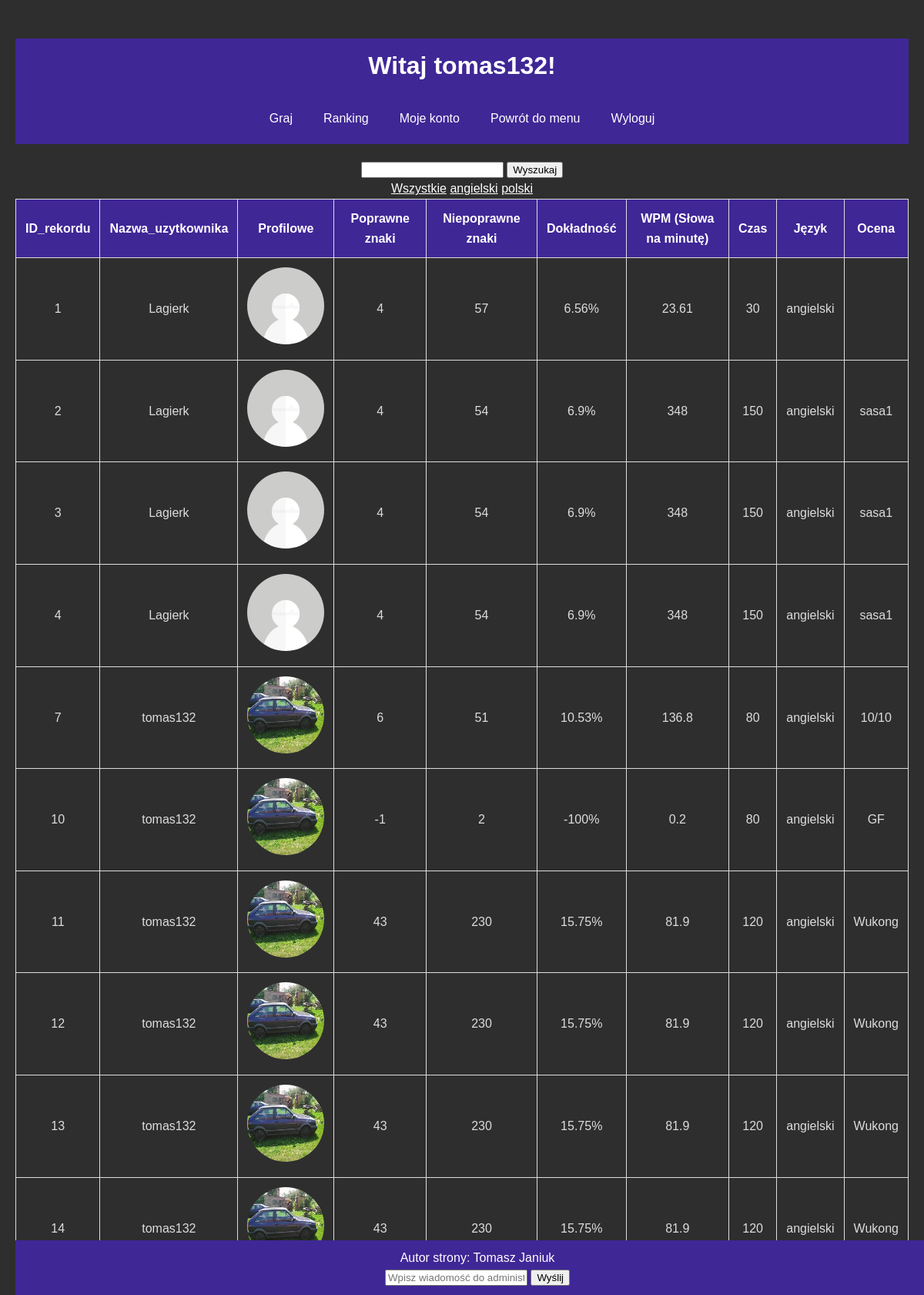
The app's page /record.php?idKat=1 (signed in) with its own data.
### tables this page shows
CREATE TABLE `jezyki` (
  `id_jezyka` int(11) NOT NULL,
  `nazwa` varchar(255) NOT NULL
);

CREATE TABLE `ranking` (
  `id_rekordu` int(11) NOT NULL,
  `ID_uzytkownika` int(10) UNSIGNED DEFAULT NULL,
  `poprawne_znaki` int(11) NOT NULL,
  `niepoprawne_znaki` int(11) NOT NULL,
  `dokladnosc` varchar(10) NOT NULL,
  `wpm` double NOT NULL,
  `czas` varchar(20) NOT NULL,
  `id_jezyka` int(10) DEFAULT NULL,
  `OCENA` text NOT NULL
);

CREATE TABLE `uzytkownicy` (
  `ID_uzytkownika` int(10) UNSIGNED NOT NULL,
  `Nazwa_uzytkownika` varchar(50) NOT NULL,
  `Email` varchar(50) NOT NULL,
  `Haslo` varchar(50) NOT NULL,
  `rola` varchar(50) NOT NULL DEFAULT 'user',
  `profilowe` varchar(255) DEFAULT NULL
);

### record.php (the view, shortened to what this page needs)
<?php
require('db.php');
?>
<!DOCTYPE html>
<html>
<head>
    <link rel="stylesheet" href="stylesmenu.css">
</head>
<body>
    <header>
        <h1>Witaj <?= $_SESSION["Login"] ?>!</h1>
    </header>
    <nav>
        <a href="settings.php">Graj</a>
        <a href="record.php">Ranking</a>
        <a href="myAccout.php">Moje konto</a>
        <a href="menu.php">Powrót do menu</a>
        <a href="logout.php">Wyloguj</a>
    </nav>
    <form>
        <p>
            <input type="text" name="fraza">
            <input type="submit" value="Wyszukaj">
        </p>
    </form>
    <?php
    echo "<a style='color: white;' href='record.php'>Wszystkie</a>";
    $sqlKat = "SELECT * FROM jezyki";
    $resultKat = $conn->query($sqlKat);
    while ($rowKat = $resultKat->fetch_object()) {
        echo " <a href='record.php?idKat={$rowKat->id_jezyka}' style='color: white;'>{$rowKat->nazwa}</a>";
    }
    $sql = "SELECT r.id_rekordu, u.ID_uzytkownika, u.profilowe, u.Nazwa_uzytkownika, r.poprawne_znaki,
    r.niepoprawne_znaki, r.dokladnosc, r.wpm, r.czas, j.nazwa, j.ID_jezyka, r.ocena
FROM ranking r
JOIN uzytkownicy u ON r.ID_uzytkownika = u.ID_uzytkownika
JOIN jezyki j ON r.ID_jezyka = j.ID_jezyka";
    if (isset($_GET["idKat"])) {
        $idKat = $_GET["idKat"];
        $sql .= " WHERE j.ID_jezyka = $idKat";
    } elseif (isset($_GET["fraza"])) {
        $fraza = $_GET["fraza"];
        $sql .= " WHERE u.Nazwa_uzytkownika LIKE '%$fraza%'";
    }
    $result = $conn->query($sql);
    if ($result->num_rows > 0) {
        echo "<table>";
        echo "<tr><th>ID_rekordu</th><th>Nazwa_uzytkownika</th><th>Profilowe</th><th>Poprawne znaki</th><th>Niepoprawne znaki</th><th>Dokładność</th><th>WPM (Słowa na minutę)</th><th>Czas</th><th>Język</th><th>Ocena</th></tr>";
        while ($row = $result->fetch_object()) {
            echo "<tr>";
            echo "<td>$row->id_rekordu</td>";
            echo "<td>$row->Nazwa_uzytkownika</td>";
            echo "<td><img src='obrazy/{$row->profilowe}' style='width:100px; height: 100px;'></td>";
            echo "<td>$row->poprawne_znaki</td>";
            echo "<td>$row->niepoprawne_znaki</td>";
            echo "<td>$row->dokladnosc</td>";
            echo "<td>$row->wpm</td>";
            echo "<td>$row->czas</td>";
            echo "<td>$row->nazwa</td>";
            echo "<td>$row->ocena</td>";
            echo "</tr>";
        }
        echo "</table>";
    } else {
        echo "<p>Brak wyników.</p>";
    }
    ?>
<footer>
        <p> Autor strony: Tomasz Janiuk</p>
        <form id="feedbackForm" method="post">
        <input type="text" name="feedback" placeholder="Wpisz wiadomość do administratora">
        <input type="submit" value="Wyślij">
    </form>
</body>
</html>

### stylesmenu.css (style rules this page uses)
body, h1, p, nav { margin: 0; padding: 0; }
body { font-family: Arial, sans-serif; line-height: 1.6; padding: 0 20px; text-align: center; margin-top: 50px; background-color: rgb(46, 46, 46); color: rgb(211, 211, 211); }
header { background-color: #3f2796; color: #fff; padding: 10px 0; text-align: center; }
nav { background-color: #3f2796; color: #fff; display: flex; justify-content: center; padding: 10px; margin-bottom: 20px; }
nav a { color: #fff; text-decoration: none; padding: 10px 15px; margin: 0 5px; border-radius: 5px; transition: background-color 0.3s, color 0.3s; }
footer { text-align: center; padding: 10px 0; background-color: #3f2796; color: #fff; position: fixed; bottom: 0; width: 100%; }
table { width: 100%; border-collapse: collapse; margin-bottom: 20px; }
table, th, td { border: 1px solid #ddd; }
th, td { padding: 12px; text-align: center; color: #ddd; }
th { background-color: #3f2796; color: white; }
img { border-radius: 50%; width: 100px; height: 100; }

### records on screen
jezyki: nazwa "angielski"
jezyki: nazwa "polski"
ranking: id_rekordu "1", ID_uzytkownika.Nazwa_uzytkownika "Lagierk", ID_uzytkownika.profilowe (placeholder picture), poprawne_znaki "4", niepoprawne_znaki "57", dokladnosc "6.56%", wpm "23.61", czas "30", id_jezyka.nazwa "angielski"
ranking: id_rekordu "2", ID_uzytkownika.Nazwa_uzytkownika "Lagierk", ID_uzytkownika.profilowe (placeholder picture), poprawne_znaki "4", niepoprawne_znaki "54", dokladnosc "6.9%", wpm "348", czas "150", id_jezyka.nazwa "angielski", OCENA "sasa1"
ranking: id_rekordu "3", ID_uzytkownika.Nazwa_uzytkownika "Lagierk", ID_uzytkownika.profilowe (placeholder picture), poprawne_znaki "4", niepoprawne_znaki "54", dokladnosc "6.9%", wpm "348", czas "150", id_jezyka.nazwa "angielski", OCENA "sasa1"
ranking: id_rekordu "4", ID_uzytkownika.Nazwa_uzytkownika "Lagierk", ID_uzytkownika.profilowe (placeholder picture), poprawne_znaki "4", niepoprawne_znaki "54", dokladnosc "6.9%", wpm "348", czas "150", id_jezyka.nazwa "angielski", OCENA "sasa1"
ranking: id_rekordu "7", ID_uzytkownika.Nazwa_uzytkownika "tomas132", ID_uzytkownika.profilowe (picture), poprawne_znaki "6", niepoprawne_znaki "51", dokladnosc "10.53%", wpm "136.8", czas "80", id_jezyka.nazwa "angielski", OCENA "10/10"
ranking: id_rekordu "10", ID_uzytkownika.Nazwa_uzytkownika "tomas132", ID_uzytkownika.profilowe (picture), poprawne_znaki "-1", niepoprawne_znaki "2", dokladnosc "-100%", wpm "0.2", czas "80", id_jezyka.nazwa "angielski", OCENA "GF"
ranking: id_rekordu "11", ID_uzytkownika.Nazwa_uzytkownika "tomas132", ID_uzytkownika.profilowe (picture), poprawne_znaki "43", niepoprawne_znaki "230", dokladnosc "15.75%", wpm "81.9", czas "120", id_jezyka.nazwa "angielski", OCENA "Wukong"
ranking: id_rekordu "12", ID_uzytkownika.Nazwa_uzytkownika "tomas132", ID_uzytkownika.profilowe (picture), poprawne_znaki "43", niepoprawne_znaki "230", dokladnosc "15.75%", wpm "81.9", czas "120", id_jezyka.nazwa "angielski", OCENA "Wukong"
ranking: id_rekordu "13", ID_uzytkownika.Nazwa_uzytkownika "tomas132", ID_uzytkownika.profilowe (picture), poprawne_znaki "43", niepoprawne_znaki "230", dokladnosc "15.75%", wpm "81.9", czas "120", id_jezyka.nazwa "angielski", OCENA "Wukong"
ranking: id_rekordu "14", ID_uzytkownika.Nazwa_uzytkownika "tomas132", ID_uzytkownika.profilowe (picture), poprawne_znaki "43", niepoprawne_znaki "230", dokladnosc "15.75%", wpm "81.9", czas "120", id_jezyka.nazwa "angielski", OCENA "Wukong"

### other values on screen
$_SESSION["Login"] "tomas132"
